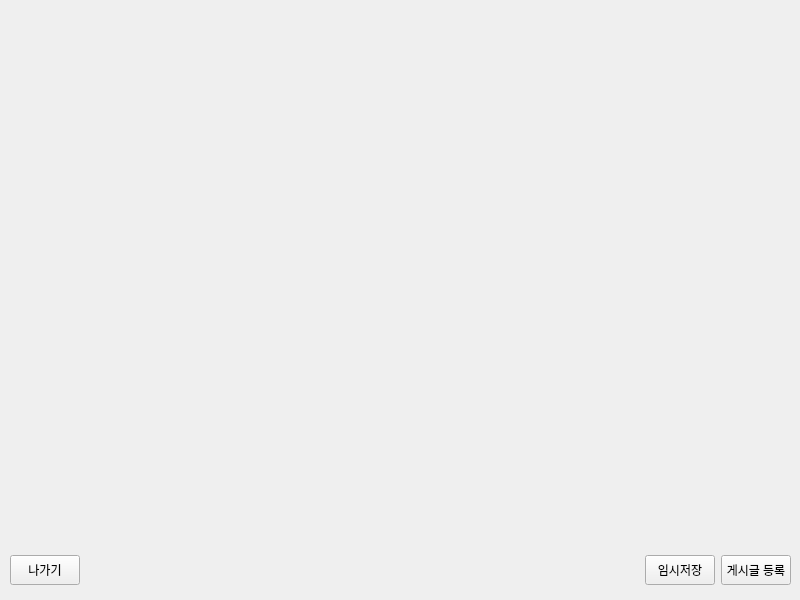
<?xml version="1.0" encoding="UTF-8"?>
<ui version="4.0">
 <class>WriteWidget</class>
 <widget class="QWidget" name="WriteWidget">
  <property name="geometry">
   <rect>
    <x>0</x>
    <y>0</y>
    <width>800</width>
    <height>600</height>
   </rect>
  </property>
  <property name="windowTitle">
   <string>Form</string>
  </property>
  <widget class="QWidget" name="horizontalLayoutWidget">
   <property name="geometry">
    <rect>
     <x>10</x>
     <y>550</y>
     <width>781</width>
     <height>41</height>
    </rect>
   </property>
   <layout class="QHBoxLayout" name="horizontalLayout">
    <item>
     <widget class="QPushButton" name="pushButton">
      <property name="minimumSize">
       <size>
        <width>70</width>
        <height>30</height>
       </size>
      </property>
      <property name="maximumSize">
       <size>
        <width>70</width>
        <height>30</height>
       </size>
      </property>
      <property name="text">
       <string>나가기</string>
      </property>
     </widget>
    </item>
    <item>
     <spacer name="horizontalSpacer">
      <property name="orientation">
       <enum>Qt::Orientation::Horizontal</enum>
      </property>
      <property name="sizeHint" stdset="0">
       <size>
        <width>40</width>
        <height>20</height>
       </size>
      </property>
     </spacer>
    </item>
    <item>
     <widget class="QPushButton" name="pushButton_2">
      <property name="minimumSize">
       <size>
        <width>70</width>
        <height>30</height>
       </size>
      </property>
      <property name="maximumSize">
       <size>
        <width>70</width>
        <height>30</height>
       </size>
      </property>
      <property name="text">
       <string>임시저장</string>
      </property>
     </widget>
    </item>
    <item>
     <widget class="QPushButton" name="pushButton_3">
      <property name="minimumSize">
       <size>
        <width>70</width>
        <height>30</height>
       </size>
      </property>
      <property name="maximumSize">
       <size>
        <width>70</width>
        <height>30</height>
       </size>
      </property>
      <property name="text">
       <string>게시글 등록</string>
      </property>
     </widget>
    </item>
   </layout>
  </widget>
 </widget>
 <resources/>
 <connections/>
</ui>
